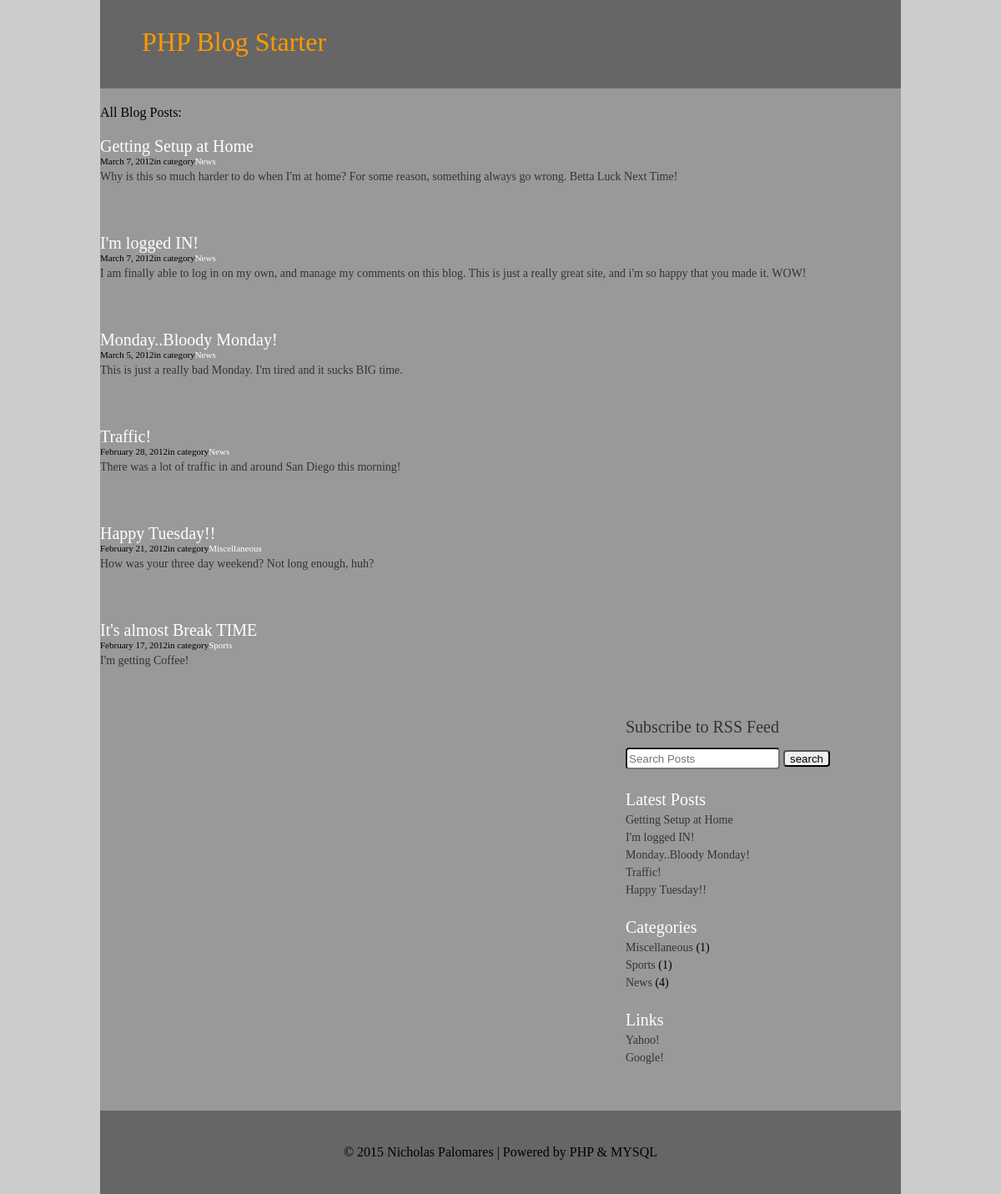
The page /index.php?page=blog on the database its author committed.
### tables this page shows
CREATE TABLE IF NOT EXISTS `posts` (
  `post_id` mediumint(9) NOT NULL AUTO_INCREMENT,
  `title` text NOT NULL,
  `body` text NOT NULL,
  `date` datetime NOT NULL,
  `category_id` mediumint(9) NOT NULL,
  `user_id` mediumint(9) NOT NULL,
  `is_published` tinyint(4) NOT NULL,
  `allow_comments` tinyint(4) NOT NULL,
  PRIMARY KEY (`post_id`)
);

CREATE TABLE IF NOT EXISTS `categories` (
  `category_id` mediumint(9) NOT NULL AUTO_INCREMENT,
  `name` text NOT NULL,
  PRIMARY KEY (`category_id`)
);

CREATE TABLE IF NOT EXISTS `links` (
  `link_id` mediumint(9) NOT NULL AUTO_INCREMENT,
  `url` text NOT NULL,
  `link_title` text NOT NULL,
  `description` text NOT NULL,
  PRIMARY KEY (`link_id`)
);

### functions.php (called while the page is built, shortened)
<?php
function convert_date($dateR){
	$engMon=array('January','February','March','April','May','June','July','August','September','October','November','December',' ');
$l_months='January:February:March:April:May:June:July:August:September:October:November:December';
	$dateFormat='F j, Y';
	$months=explode (':', $l_months);
	$months[]='&nbsp;';
	$dfval=strtotime($dateR);
	$dateR=date($dateFormat,$dfval);
	$dateR=str_replace($engMon,$months,$dateR);
	return $dateR;
}

### blog_content.php (the view)
<h2>All Blog Posts:</h2>
  <?php
  $query_latest = "SELECT posts.*, categories.*
  					FROM posts, categories
					WHERE posts.is_published = 1
					AND posts.category_id = categories.category_id
					ORDER BY posts.date DESC";
   $result_latest = mysql_query($query_latest);
   while($row_latest = mysql_fetch_array($result_latest)){
  ?>
  <div id ="content">
  	<div class="post">
      	<h2><a href="index.php?page=single&amp;post_id=<?php echo $row_latest['post_id'];?>"><?php echo $row_latest['title']; ?></a></h2>
  		<div class="meta"><span class="date"><?php echo convert_date($row_latest['date']); ?></span><span class="cat">in category<a href="index.php?page=category&amp;category_id=<?php
		echo $row_latest['category_id']; ?>"><?php echo $row_latest['name'] ?></a></span></div>
  		<div class="entry"><?php echo $row_latest['body']; ?></div>
</div>
</div>
  <?php }  ?>

### sidebar.php (shortened to what this page needs)
 <aside id="sidebar" role="complimentary">
 <h1 class="rss_feed"><a href="rss.php">Subscribe to RSS Feed</a></h1>
    <form id="searchform" action="index.php" method="get">
    <input name="phrase" type="text" id="phrase" placeholder="Search Posts" />
    <input type="submit"  value="search" />
    </form>
  <h2 class="lates">Latest Posts</h2>
  <ul>
  		<?php
		$query_posts = "SELECT title, post_id
						FROM posts
						WHERE is_published = 1
						ORDER BY date DESC
						LIMIT 5";
		$results_post = mysql_query($query_posts);
		while($row_posts = mysql_fetch_array($results_post)){				 ?>
  		<li>
		<a href="index.php?page=single&amp;post_id=<?php echo $row_posts['post_id'];?>">
		<?php echo $row_posts['title'] ?></a></li>
		<?php } ?>
  </ul>
  <h2 class="categories">Categories</h2>
  <ul>
  <?php
		$query_categories = "SELECT *
						FROM categories";
		$results_categories = mysql_query($query_categories);
		while($row_categories = mysql_fetch_array($results_categories)){
			$category_id = $row_categories['category_id'];
			$query_count = "SELECT COUNT(*) AS count
							 FROM posts
							 WHERE category_id = $category_id
							 AND is_published = 1
							 LIMIT 1";
			$results_count = mysql_query($query_count);
			$row_count = mysql_fetch_array($results_count);
			if($row_count['count'] >= 1){
?>
  		<li><a href="index.php?page=category&amp;category_id=<?php
		echo $row_categories['category_id']; ?>">
		<?php echo $row_categories['name']; ?></a> (<?php echo $row_count['count']; ?>)</li>
        <?php
			}
		} ?>
  </ul>
  <h2 class="links">Links</h2>
    <ul>
  <?php
  $query_links = "SELECT *
  					FROM links";
  $results_links = mysql_query($query_links);
  while($row_links = mysql_fetch_array($results_links)){
?>
  		<li><a href="<?php echo $row_links['url'] ?>" target="_blank"><?php echo $row_links['link_title'] ?></a></li>
        <?php } ?>
  </ul>
</aside>

### format.css (style rules this page uses)
html, body, div, span, applet, object, iframe, p, blockquote, pre, a, abbr, acronym, address, big, cite, code, del, dfn, em, img, ins, kbd, q, s, samp, small, strike, strong, sub, sup, tt, var, b, u, i, center, dl, dt, dd, ol, ul, li, fieldset, form, label, legend, table, caption, tbody, tfoot, thead, tr, th, td, article, aside, canvas, details, embed, figure, figcaption, footer, header, hgroup, menu, nav, output, ruby, section, summary, time, mark, audio, video, h1, h2, h3, h4, h5, h6 { margin: 0; padding: 0; border: 0; font-size: 100%; font: inherit; vertical-align: baseline; }
article, aside, details, figcaption, figure, footer, header, hgroup, menu, nav, section { display: block; }
body { background-color:#CCC; }
#dash-header h1, ul { display:inline; }
#content { background-color:#999999; width:960px; margin:auto; padding-top:20px; }
li { list-style:none; }
.post { margin-bottom:10px; list-style:none; }
.post h2 { list-style:none; font-family:tahoma; font-size:20px; padding:0px; margin:0px; color:white; }
.post a { text-decoration:none; color:white; }
.entry { font-family:tahoma; font-size:14px; color:#333; padding-bottom:30px; }
.meta { font-family:tahoma; font-size:11px; color:black; margin-bottom:5px; }
input { display:block; margin-top:3px; margin-bottom:25px; border-radius:4px; height:20px; }
#sidebar { width:300px; float:right; padding-right: 30px; padding-top:20px; padding-bottom:50px; }
.rss_feed a { font-family:tahoma; font-size:20px; color:#333333; text-decoration:none; }
#sidebar ul li { font-size:14px; padding-bottom:5px; }
#sidebar ul li a { color:#333333; }
.categories { padding-top:20px; }
.links { padding-top:20px; }
#sidebar h2 { font-family:tahoma; font-size:20px; color:white; text-decoration:none; padding-bottom:5px; }
#sidebar a { text-decoration:none; }
#searchform { padding-top:10px; }
#searchform input { display:inline; }

### rows shown on the page
posts: title "Getting Setup at Home", date "March 7, 2012", category.name "News", body "Why is this so much harder to do when I'm at home? For some reason, something always go wrong. Betta Luck Next Time!"
posts: title "I'm logged IN!", date "March 7, 2012", category.name "News", body "I am finally able to log in on my own, and manage my comments on this blog. This is just a really great site, and i'm so happy that you made it. WOW!"
posts: title "Monday..Bloody Monday!", date "March 5, 2012", category.name "News", body "This is just a really bad Monday. I'm tired and it sucks BIG time."
posts: title "Traffic!", date "February 28, 2012", category.name "News", body "There was a lot of traffic in and around San Diego this morning!"
posts: title "Happy Tuesday!!", date "February 21, 2012", category.name "Miscellaneous", body "How was your three day weekend? Not long enough, huh?"
posts: title "It's almost Break TIME", date "February 17, 2012", category.name "Sports", body "I'm getting Coffee!"
categories: name "Miscellaneous", count "1"
categories: name "Sports", count "1"
categories: name "News", count "4"
links: link_title "Yahoo!"
links: link_title "Google!"
